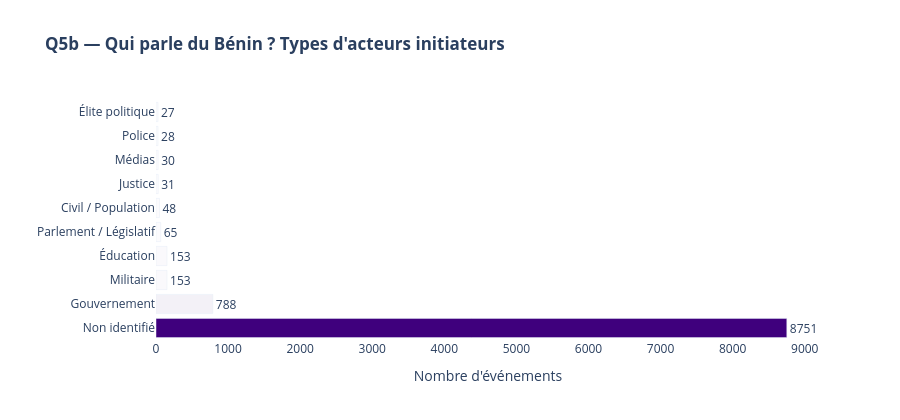

The code cell stored with this chart in its notebook:
### Markdown cell above
**Lecture du graphique** : Un Bénin majoritairement en position **Contexte** signifie que la plupart des événements se déroulent sur son territoire sans qu'il soit l'initiateur — image d'un pays surtout objet de l'attention internationale plutôt que force diplomatique. Un fort pourcentage **Acteur** indiquerait un Bénin actif dans les négociations régionales, l'aide internationale ou les initiatives diplomatiques.

### Code cell
# ── Q5b — Who talks about Benin? Actor type breakdown ─────────
actor_types = (
    df[df["benin_role"].isin(["Acteur", "Mixte"])]
    ["actor1_type_label"]
    .value_counts()
    .head(10)
    .reset_index()
)

fig5b = px.bar(
    actor_types,
    x="count",
    y="actor1_type_label",
    orientation="h",
    title="<b>Q5b — Qui parle du Bénin ? Types d'acteurs initiateurs</b>",
    labels={"count": "Nombre d'événements", "actor1_type_label": ""},
    color="count",
    color_continuous_scale="Purples",
    text="count"
)
fig5b.update_traces(textposition="outside")
fig5b.update_layout(
    height=420,
    plot_bgcolor="white",
    coloraxis_showscale=False
)
fig5b.show()

### Figure 1 — Plotly figure (JSON) as saved in the notebook; plotly's stock layout.template omitted (floating-point values rounded to 4 significant figures)
{"data": [{"alignmentgroup": "True", "hovertemplate": "Nombre d'événements=%{marker.color}<br>=%{y}<extra></extra>", "legendgroup": "", "marker": {"color": [8751, 788, 153, 153, 65, 48, 31, 30, 28, 27], "coloraxis": "coloraxis", "pattern": {"shape": ""}}, "name": "", "offsetgroup": "", "orientation": "h", "showlegend": false, "text": [8751.0, 788.0, 153.0, 153.0, 65.0, 48.0, 31.0, 30.0, 28.0, 27.0], "textposition": "outside", "type": "bar", "x": [8751, 788, 153, 153, 65, 48, 31, 30, 28, 27], "xaxis": "x", "y": ["Non identifié", "Gouvernement", "Militaire", "Éducation", "Parlement / Législatif", "Civil / Population", "Justice", "Médias", "Police", "Élite politique"], "yaxis": "y"}], "layout": {"barmode": "relative", "coloraxis": {"colorbar": {"title": {"text": "Nombre d'événements"}}, "colorscale": [[0.0, "rgb(252,251,253)"], [0.125, "rgb(239,237,245)"], [0.25, "rgb(218,218,235)"], [0.375, "rgb(188,189,220)"], [0.5, "rgb(158,154,200)"], [0.625, "rgb(128,125,186)"], [0.75, "rgb(106,81,163)"], [0.875, "rgb(84,39,143)"], [1.0, "rgb(63,0,125)"]], "showscale": false}, "height": 420, "legend": {"tracegroupgap": 0}, "plot_bgcolor": "white", "title": {"text": "<b>Q5b — Qui parle du Bénin ? Types d'acteurs initiateurs</b>"}, "xaxis": {"anchor": "y", "domain": [0.0, 1.0], "title": {"text": "Nombre d'événements"}}, "yaxis": {"anchor": "x", "domain": [0.0, 1.0], "title": {"text": ""}}}}
